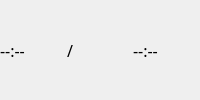
                           <widget class="QWidget" name="label_inf_widget_3" native="true">
                            <layout class="QGridLayout" name="gridLayout_31">
                             <property name="leftMargin">
                              <number>0</number>
                             </property>
                             <property name="topMargin">
                              <number>0</number>
                             </property>
                             <property name="rightMargin">
                              <number>0</number>
                             </property>
                             <property name="bottomMargin">
                              <number>0</number>
                             </property>
                             <property name="spacing">
                              <number>0</number>
                             </property>
                             <item row="0" column="0">
                              <layout class="QGridLayout" name="gridLayout_32">
                               <item row="0" column="0">
                                <widget class="QLabel" name="video_time_3">
                                 <property name="font">
                                  <font>
                                   <family>小米兰亭</family>
                                   <pointsize>12</pointsize>
                                  </font>
                                 </property>
                                 <property name="text">
                                  <string>--:--</string>
                                 </property>
                                </widget>
                               </item>
                               <item row="0" column="1">
                                <widget class="QLabel" name="label_5">
                                 <property name="font">
                                  <font>
                                   <family>小米兰亭</family>
                                   <pointsize>12</pointsize>
                                  </font>
                                 </property>
                                 <property name="text">
                                  <string>/</string>
                                 </property>
                                </widget>
                               </item>
                               <item row="0" column="2">
                                <widget class="QLabel" name="video_time_all_3">
                                 <property name="font">
                                  <font>
                                   <family>小米兰亭</family>
                                   <pointsize>12</pointsize>
                                  </font>
                                 </property>
                                 <property name="text">
                                  <string>--:--</string>
                                 </property>
                                </widget>
                               </item>
                              </layout>
                             </item>
                            </layout>
                           </widget>
